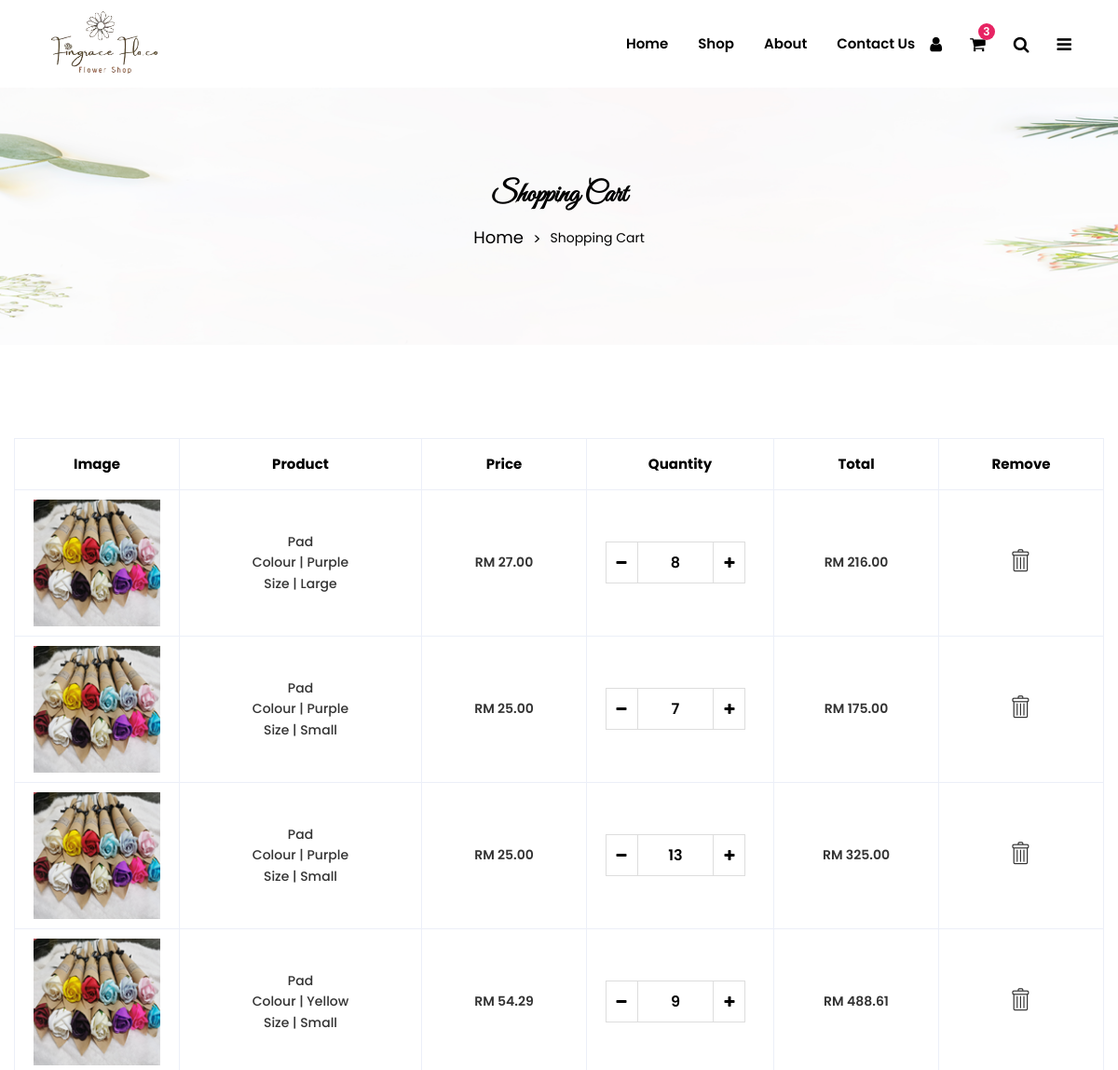
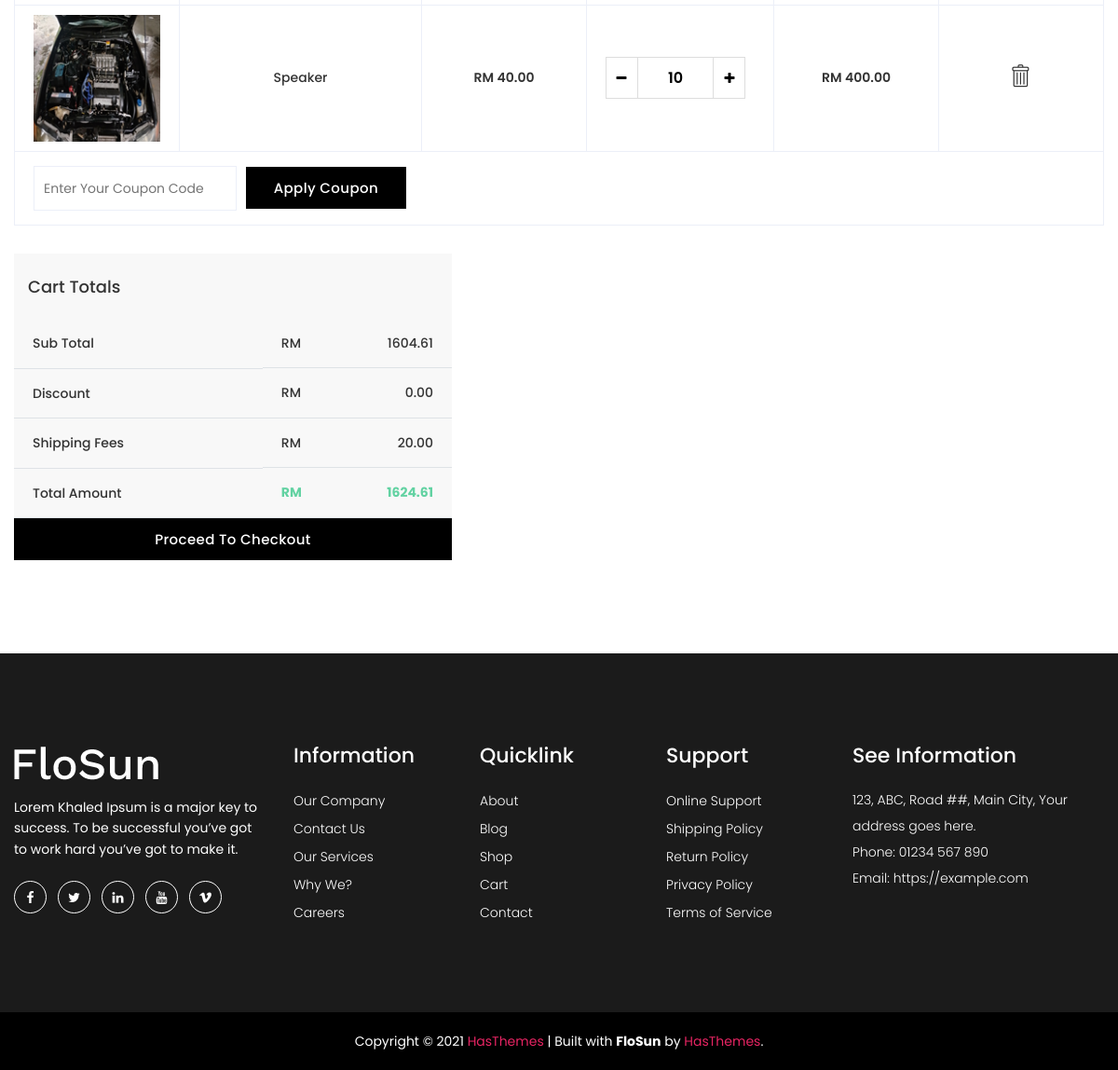
/cart/ (signed in), run on the app's committed database (2 pictures, top to bottom).
### base/models.py (models this page shows, shortened)
class CartItem(models.Model):
    user=models.ForeignKey(Account,on_delete=models.CASCADE,null=True)
    product=models.ForeignKey(Product,on_delete=models.CASCADE)
    variations=models.ForeignKey(VariationPriceQuantity,on_delete=models.CASCADE,null=True,blank=True)
    quantity=models.PositiveIntegerField()
    is_active=models.BooleanField(default=True)
    def sub_total(self):
        if self.variations:
            if self.variations.discount_price:
                return self.variations.discount_price * self.quantity
            else:
                return self.variations.price * self.quantity
        else:
            if self.product.discount_price:
                return self.product.discount_price * self.quantity
            else:
                return self.product.price * self.quantity

class Product(models.Model):
    product_name=models.CharField(max_length=300,unique=True)
    slug=models.SlugField(max_length=300,unique=True)
    description=models.TextField(blank=True)
    price=models.DecimalField(decimal_places=2,null=False,blank=False,max_digits=20)
    category = models.ForeignKey(Category, on_delete=models.CASCADE, related_name='products')   #the related_name='products' allow me to use category.products.all()
    rating=models.DecimalField(max_digits=5,decimal_places=1,null=True,blank=True)
    numReviews=models.IntegerField(null=True,blank=True,default=0)
    discount_price=models.DecimalField(decimal_places=2,null=True,blank=True,max_digits=20,verbose_name='price after discount')
    stock=models.PositiveIntegerField(null=False,blank=False,default=0)
    created_at=models.DateTimeField(auto_now_add=True)

class ProductImage_thumbnail(models.Model):
    product=models.ForeignKey(Product,on_delete=models.CASCADE)
    product_image=models.ImageField(null=True,blank=True,upload_to=product_image_directory_path2)
    product_variation=models.ForeignKey(VariationPriceQuantity,on_delete=models.DO_NOTHING,null=True,blank=True)

class VariationAttribute(models.Model):
    name=models.CharField(max_length=300)   #example color,size,material

class VariationValue(models.Model):
    variation_attribute=models.ForeignKey(VariationAttribute,on_delete=models.CASCADE)
    value=models.CharField(max_length=300)

class VariationPriceQuantity(models.Model):
    product=models.ForeignKey(Product,on_delete=models.CASCADE)
    variation_name=models.ManyToManyField(VariationAttribute)
    variation_value=models.ManyToManyField(VariationValue)
    price=models.DecimalField(decimal_places=2,max_digits=20)
    discount_price=models.DecimalField(decimal_places=2,max_digits=20,null=True,blank=True)
    quantity=models.PositiveIntegerField()

class shipping_fees(models.Model):
    fees=models.DecimalField(decimal_places=2,null=False,blank=False,max_digits=20)

### base/views.py (the view)
# urls.py: path('cart/',views.cart,name='cart'),
@login_required(login_url='login')
def cart(request,total=0,quantity=0,cart_items=None,tax=0,grand_total=0,sub_total=0,shipping=0):
    try:
        if request.user.is_authenticated:
            cart_items=CartItem.objects.filter(user=request.user,is_active=True)
            for cart_item in cart_items:
                sub_total = cart_item.sub_total()
                total += sub_total
                quantity+=cart_item.quantity #number of item
            tax = total * Decimal("0.06")
            shipping_instance = shipping_fees.objects.get(pk=1)
            shipping = shipping_instance.fees
            grand_total=total+shipping
        else:
            cart=Cart.objects.get(cart_id=_cart_id(request))
            cart_items=CartItem.objects.filter(cart=cart,is_active=True)
    except ObjectDoesNotExist:
        pass
    return render(request,'cart.html',{'shipping_fees':shipping,'total':total,'quantity':quantity,'cart_items':cart_items,'tax':tax,'grand_total':grand_total})

### templates/cart.html (shortened to what this page needs)
{% extends "base.html" %}
{% load static %}
{% block content %}
    <div class="breadcrumbs-area position-relative">
        <div class="container">
            <div class="row">
                <div class="col-12 text-center">
                    <div class="breadcrumb-content position-relative section-content">
                        <h3 class="title-3">Shopping Cart</h3>
                        <ul>
                            <li><a href="index.html">Home</a></li>
                            <li>Shopping Cart</li>
                        </ul>
                    </div>
                </div>
            </div>
        </div>
    </div>
    <div class="cart-main-wrapper mt-no-text">
        <div class="container custom-area">
            <div class="row">
                <div class="col-lg-12 col-custom">
                    {% if cart_items %}
                    <div class="cart-table table-responsive">
                        <table class="table table-bordered">
                            <thead>
                                <tr>
                                    <th class="pro-thumbnail">Image</th>
                                    <th class="pro-title">Product</th>
                                    <th class="pro-price">Price</th>
                                    <th class="pro-quantity">Quantity</th>
                                    <th class="pro-subtotal">Total</th>
                                    <th class="pro-remove">Remove</th>
                                </tr>
                            </thead>
                            <tbody>
                                {% for abc in cart_items %}
                                <tr data-cart-item-id="{{ abc.id }}" data-product-id="{{ abc.id }}" data-stock-quantity="{% if abc.variations %}{{abc.variations.quantity}}{% else %}{{abc.product.stock}}{% endif %}" data-price="{% if abc.variations.discount_price %}{{ abc.variations.discount_price }}{% elif abc.product.discount_price %}{{ abc.product.discount_price }}{% else %}{{ abc.product.price }}{% endif %}">
                                    {% if abc.product.productimage_thumbnail_set.first %}
                                        <td class="pro-thumbnail"><a href="#"><img class="img-fluid" src="{{ abc.product.productimage_thumbnail_set.first.product_image.url }}" alt="Product" /></a></td>
                                    {% else %}
                                        <td class="pro-thumbnail">No image available</td>
                                    {% endif %}
                                    <td class="pro-title">
                                        <a class='productname' href="#">
                                            {{ abc.product.product_name }}
                                            {% if abc.variations %}
                                                <br>
                                                {% for variation_name in abc.variations.variation_name.all %}
                                                    {{ variation_name.name }}
                                                    {% for variation_value in abc.variations.variation_value.all %}
                                                        {% if variation_value.variation_attribute.id == variation_name.id %}
                                                            | {{ variation_value.value }}
                                                        {% endif %}
                                                    {% endfor %}
                                                    <br>
                                                {% endfor %}
                                            {% endif %}
                                        </a>
                                    </td>
                                    <td class="pro-price">
                                        <span>RM
                                            {% if abc.variations %}
                                                {% if abc.variations.discount_price %}
                                                    {{abc.variations.discount_price}}
                                                {% else %}
                                                    {{abc.variations.price}}
                                                {% endif %}
                                            {% else %}
                                                {% if abc.product.discount_price %}
                                                    {{abc.product.discount_price}}
                                                {% else %}
                                                    {{abc.product.price}}
                                                {% endif %}
                                            {% endif %}
                                        </span>
                                    </td>
                                    <td class="pro-quantity">
                                        <div class="quantity">
                                            <div class="cart-plus-minus">
                                                <input id="input1" class="cart-plus-minus-box" value="{{ abc.quantity }}" type="number">
                                                <div class="dec qtybutton"><i class="fa fa-minus"></i></div>
                                                <div class="inc qtybutton"><i class="fa fa-plus"></i></div>
                                            </div>
                                        </div>
                                    </td>
                                    <td class="pro-subtotal"><span class='item-subtotal'>RM {{abc.sub_total}}</span></td>
                                    <td id="delete1" class="pro-remove"><a href="#"><i class="lnr lnr-trash"></i></a></td>
                                </tr>
                                {% endfor %}
                            </tbody>
                        </table>
                    </div>
                    <div class="cart-update-option" style="display: flex; align-items: center; justify-content: space-between;">
                        <div class="apply-coupon-wrapper" style="flex: 1; min-width: 0; max-width: 400px;">
                            <form method="post" class="d-block d-md-flex" style="display: flex;">
                                <input id='couponinput' type="text" placeholder="Enter Your Coupon Code" required style="flex: 1; margin-right: 10px;"/>
                                <button id='couponbutton' class="btn flosun-button primary-btn rounded-0 black-btn">Apply Coupon</button>
                            </form>
                        </div>
                    </div>
                </div>
            </div>
            <div class="row">
                <div class="col-lg-5 ml-auto col-custom">
                    <div class="cart-calculator-wrapper">
                        <div class="cart-calculate-items">
                            <h3>Cart Totals</h3>
                            <div class="table-responsive">
                                <table class="table">
                                    <tr>
                                        <td>Sub Total</td>
                                        <td class="price-container"><span class="currency-symbol">RM</span><span id='grand_total_price' class="currency-amount subtotal-amount">{{ total|floatformat:2 }}</span></td>
                                    </tr>
                                    <tr>
                                        <td>Discount
                                        </td>
                                        <td class="price-container"><span class="currency-symbol">RM</span><span id='discountprice' class="currency-amount">0.00</span></td>
                                    </tr>
                                    <tr>
                                        <td>Shipping Fees</td>
                                        <td class="price-container"><span class="currency-symbol">RM</span><span id='shipping1' class="currency-amount">{{shipping_fees|floatformat:2}}</span></td>
                                    </tr>
                                    <tr class="total">
                                        <td>Total Amount</td>
                                        <td class="total-amount price-container"><span class="currency-symbol">RM</span><span class="currency-amount">{{grand_total|floatformat:2}}</span></td>
                                    </tr>
                                </table>
                            </div>
                        </div>
                        <a href="checkout.html" class="btn flosun-button primary-btn rounded-0 black-btn w-100">Proceed To Checkout</a>
                    </div>
                </div>
            </div>
            {% else %}
            <div class="empty-cart-message" style="text-align: center; padding: 20px;">
                <p>There are no items in this cart.</p>
                <a href="{% url 'home' %}" class="btn flosun-button primary-btn rounded-0 black-btn">Continue Shopping</a>
            </div>
            {% endif %}
        </div>
    </div>
{% endblock content %}

### data on the page
CartItem: product.productimage_thumbnail_set.first.product_image (picture), product.product_name "Pad", variations.discount_price "27.00", quantity "8", sub_total "216.00"
VariationAttribute: name "Colour"
VariationValue: value "Purple"
VariationAttribute: name "Size"
VariationValue: value "Large"
CartItem: product.productimage_thumbnail_set.first.product_image (picture), product.product_name "Pad", variations.discount_price "25.00", quantity "7", sub_total "175.00"
VariationValue: value "Small"
CartItem: product.productimage_thumbnail_set.first.product_image (picture), product.product_name "Pad", variations.discount_price "25.00", quantity "13", sub_total "325.00"
CartItem: product.productimage_thumbnail_set.first.product_image (picture), product.product_name "Pad", variations.discount_price "54.29", quantity "9", sub_total "488.61"
VariationValue: value "Yellow"
CartItem: product.productimage_thumbnail_set.first.product_image (picture), product.product_name "Speaker", product.discount_price "40.00", quantity "10", sub_total "400.00"
shipping_fees: fees "20.00"

### other printed values
{{ total|floatformat:2 }} "1604.61"
{{ grand_total|floatformat:2 }} "1624.61"
